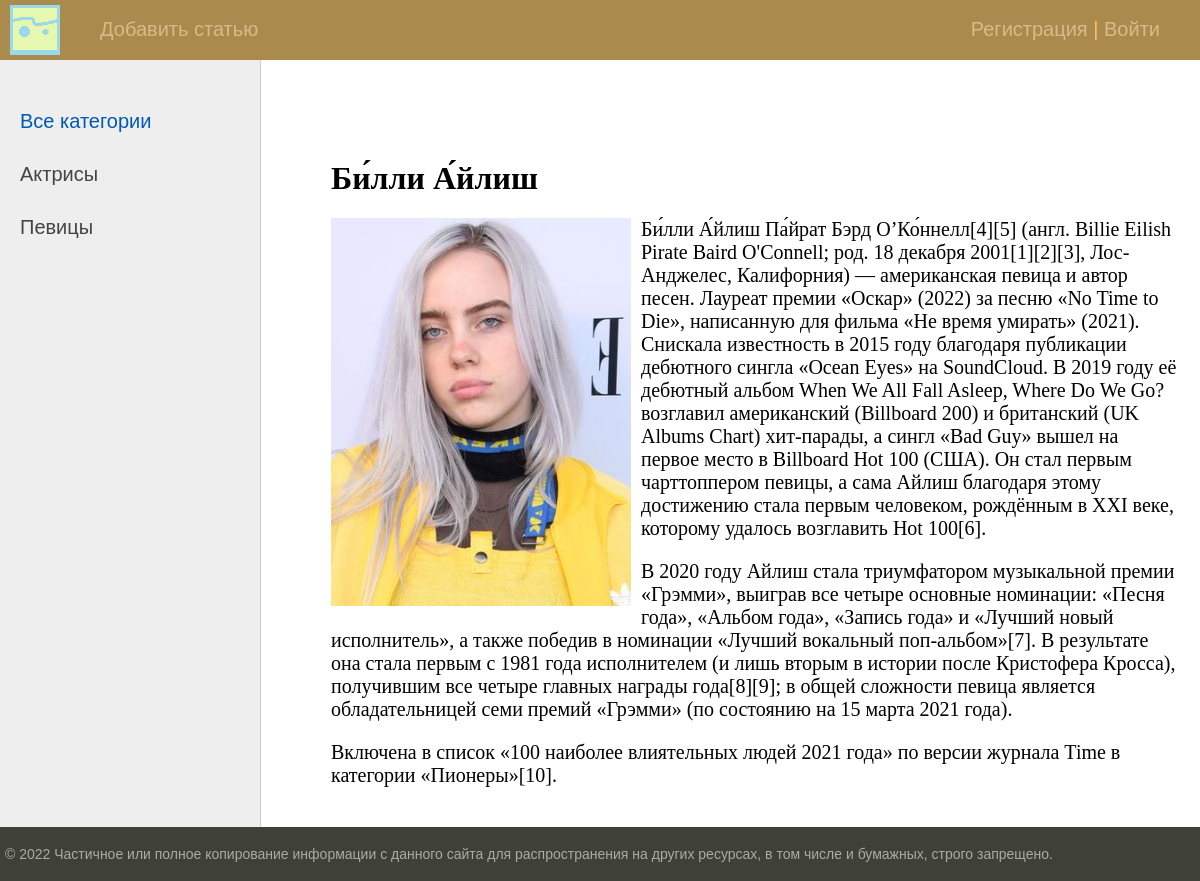
Page /post/billi-ajlish/ on the committed database.
### women/models.py (models this page shows, shortened)
class Category(models.Model):
    name = models.CharField(max_length=100, db_index=True, verbose_name='Категория')
    slug = models.SlugField(max_length=255, unique=True, db_index=True, verbose_name="URL")
    def get_absolute_url(self):
        return reverse('category', kwargs={'cat_slug': self.slug})
    class Meta:
        verbose_name = 'Категорию'
        verbose_name_plural = 'Категории'
        ordering = ['id']

class Women(models.Model):
    title = models.CharField(max_length=255, verbose_name='Заголовок')
    slug = models.SlugField(max_length=255, unique=True, db_index=True, verbose_name='URL')
    content = models.TextField(blank=True, verbose_name='Текст статьи')
    photo = models.FileField(upload_to="photos/%Y/%m/%d/", verbose_name='Фото')
    time_create = models.DateTimeField(auto_now_add=True, verbose_name='Время создания')
    time_update = models.DateTimeField(auto_now=True, verbose_name='Время изменения')
    is_published = models.BooleanField(default=True, verbose_name='Публикация')
    cat = models.ForeignKey('Category', on_delete=models.PROTECT, verbose_name='Категории')
    def __str__(self):
        return self.title
    class Meta:
        verbose_name = 'Женщину'
        verbose_name_plural = 'Женщины'
        ordering = ['-time_create', 'title']

### women/views.py (the view)
# urls.py: path('post/<slug:post_slug>/', ShowPost.as_view(), name='post'),
class ShowPost(DataMixin, DetailView):
    model = Women
    template_name = 'women/post.html'
    slug_url_kwarg = 'post_slug'
    context_object_name = 'post'
    def get_context_data(self, *, object_list=None, **kwargs):
        context = super().get_context_data(**kwargs)
        c_def = self.get_user_context(title=context['post'])
        return dict(list(context.items()) + list(c_def.items()))

### women/utils.py (called while the page is built)
    def get_user_context(self, **kwargs):
        context = kwargs
        cats = cache.get('cats')
        if not cats:
            cats = Category.objects.annotate(Count('women'))
            cache.set('cats', cats, 60)
        user_menu = menu.copy()
        if not self.request.user.is_authenticated:
            user_menu.pop(1)
        context['menu'] = user_menu
        context['cats'] = cats
        if 'cat_selected' not in context:
            context['cat_selected'] = 0
        return context

### women/templates/women/post.html
{% extends 'women/base.html' %}
{% block content %}
<h1>{{post.title}}</h1>
{% if post.photo %}
<p><img class='img-article-left', src='{{post.photo.url}}'></p>
{% endif %}
{{post.content|linebreaks}}
{% endblock %}

### women/templates/women/base.html (shortened to what this page needs)
{% load static %}
{% load women_tags %}
<!DOCTYPE html>
<html>
<head>
	<link type="text/css" href="{% static 'women/css/stylee.css' %}" rel="stylesheet" />
</head>
<body>
<table class="table-page" border=0 cellpadding="0" cellspacing="0">
<tr><td valign=top>
{% block mainmenu %}
		<div class="header">
			<ul id="mainmenu" class="mainmenu">
			<li class="logo"><a href="{% url 'home' %}"><div class="logo"></div></a></li>
{% for m in menu %}
			<li><a href="{% url m.url_name %}">{{m.title}}</a></li>
{% endfor %}
			{% if request.user.is_authenticated %}
			<li class = 'last'> {{user.username}} | <a href="{% url 'logout' %}">Выйти</a></li>
			{% else %}
			<li class = 'last'><a href="{% url 'register' %}">Регистрация</a> | <a href="{% url 'login' %}">Войти</a></li>
			{% endif %}
		    </ul>
		</div>
{% endblock mainmenu %}
<table class="table-content" border=0 cellpadding="0" cellspacing="0">
<tr>
	<td valign="top" class="left-chapters">
	<ul id="leftchapters">
{% if cat_selected == 0 %}
		<li class="selected">Все категории</li>
{% else %}
		<li><a href="{% url 'home' %}">Все категории </a></li>
{% endif %}
{% for c in cats %}
{% if c.women__count > 0 %}
	{% if c.pk == cat_selected %}
		<li class='selected'>{{c.name}}</li>
	{% else %}
		<li><a href="{{ c.get_absolute_url }}">{{c.name}}</a></li>
	{% endif %}
{% endif %}
{% endfor %}
	</ul>
</td>
<td valign="top" class="content">
	<div class="content-text">
{% block content %}
{% endblock %}
	</div>
</td></tr></table>
</td></tr>
<tr><td valign=top>
	<div id="footer">
		<p>&copy; 2022 Частичное или полное копирование информации с данного сайта для распространения на других ресурсах, в том числе и бумажных, строго запрещено.</p>
	</div>
</td></tr></table>
</body>
</html>

### women/static/women/css/stylee.css (style rules this page uses)
html, body { font-family: 'Arial'; margin: 0; padding: 0; height: 100%; width: 100%; color: #444; }
a { color: #0059b2; text-decoration: none; }
img { max-width: 600px; height: auto; }
img.img-article-left { max-width: 300px; height: auto; float: left; padding: 0 10px 10px 0; }
.table-page { width: 100%; height: 100%; vertical-align: top; }
.table-page tr { height: 100%; }
.header { background: #ab8a4e; height: 60px; }
.logo { background: url('../images/logo1.png') no-repeat 10px 5px; width: 70px; height: 60px; }
ul.mainmenu { list-style: none; margin: 0; padding: 0; height: 60px; color: #fdc073; font-size: 20px; overflow: hidden; }
ul.mainmenu li { float: left; margin: 18px 40px 0 30px; }
ul.mainmenu li.logo { margin: 0; }
ul.mainmenu li.last { float: right; }
ul.mainmenu li a { color: #DEB887; text-decoration: none; }
.table-content { width: 100%; min-height: 100%; height: 100%; }
.left-chapters { margin: 0; background: #eee; border-right: 1px solid #ccc; min-height: 100%; }
.left-chapters ul { width: 230px; min-height: 100%; margin: 0; padding: 20px 10px 10px 20px; list-style: none; font-size: 20px; }
.left-chapters ul li { margin: 30px 0 0 0; color: #999; }
.left-chapters ul li.selected { color: #0059b2; }
.left-chapters ul li a { color: #444; text-decoration: none; }
.content { padding: 40px 20px 20px 40px; width: 100%; box-sizing: border-box; }
.content-text { margin: 60px 0 0 30px; color: #000; font-size: 20px; font-family: Yandex Sans Display Light; }
.content-text h1 { font-size: 32px; }
#footer { box-sizing: border-box; background: #3F4137; padding: 5px; color: #aaa; font-size: 14px; font-family: Verdana, Geneva, Arial, Helvetica; text-align: left; overflow: hidden; }

### rows in the picture
Category: name "Актрисы"
Category: name "Певицы"
Women: title "Би́лли А́йлиш", photo (picture), content "Би́лли А́йлиш Па́йрат Бэрд О’Ко́ннелл[4][5] (англ. Billie Eilish Pirate Baird O'Connell; род. 18 декабря 2001[1][2][3], Лос-Анджелес, Калифорния) — американская певица и автор песен. Лауреат премии «Оскар» (2022) за песню «No Time to Die», написанную для фильма «Не время умирать» (2021). Снискала известность в 2015 году благодаря публикации дебютного сингла «Ocean Eyes» на SoundCloud. В 2019 году её дебютный альбом When We All Fall Asleep, Where Do We Go? возглавил американский (Billboard 200) и британский (UK Albums Chart) хит-парады, а сингл «Bad Guy» вышел на первое место в Billboard Hot 100 (США). Он стал первым чарттоппером певицы, а сама Айлиш благодаря этому достижению стала первым…"

### other values in the picture
{{ m.title }} "Добавить статью"
